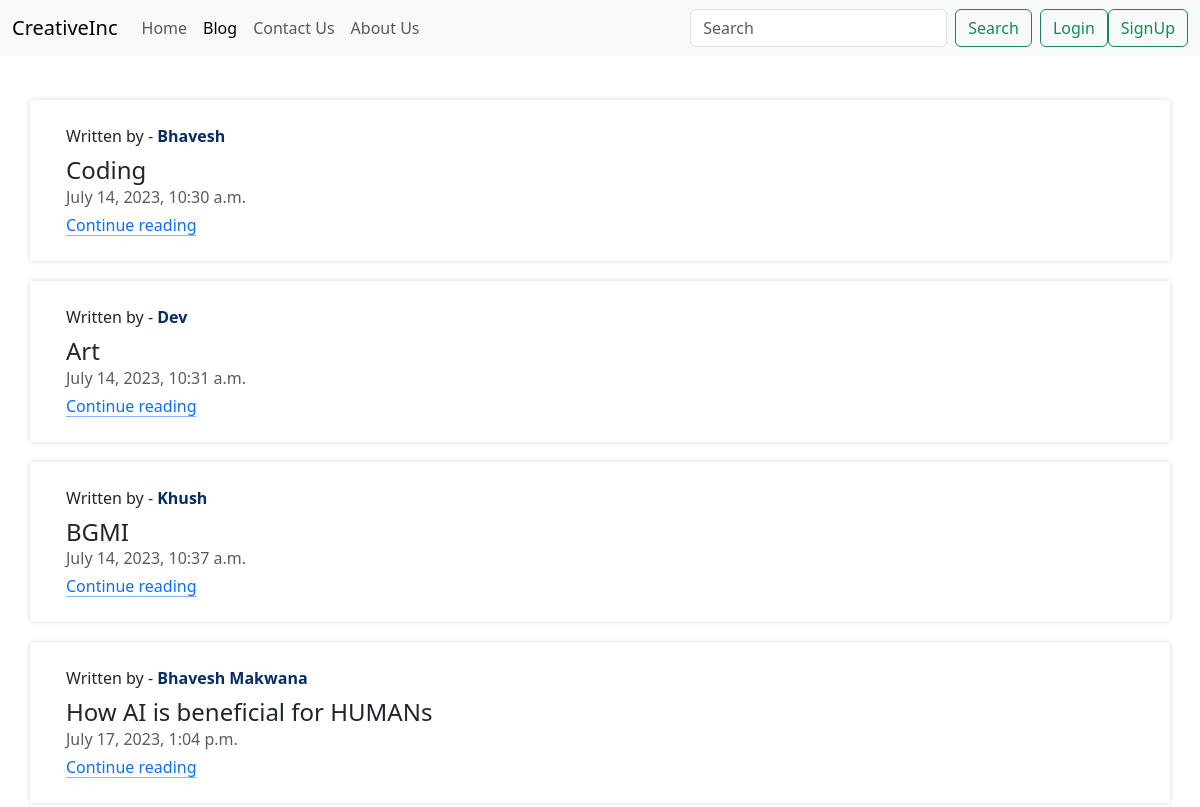
/blog/, run on an earlier commit of the app's database.
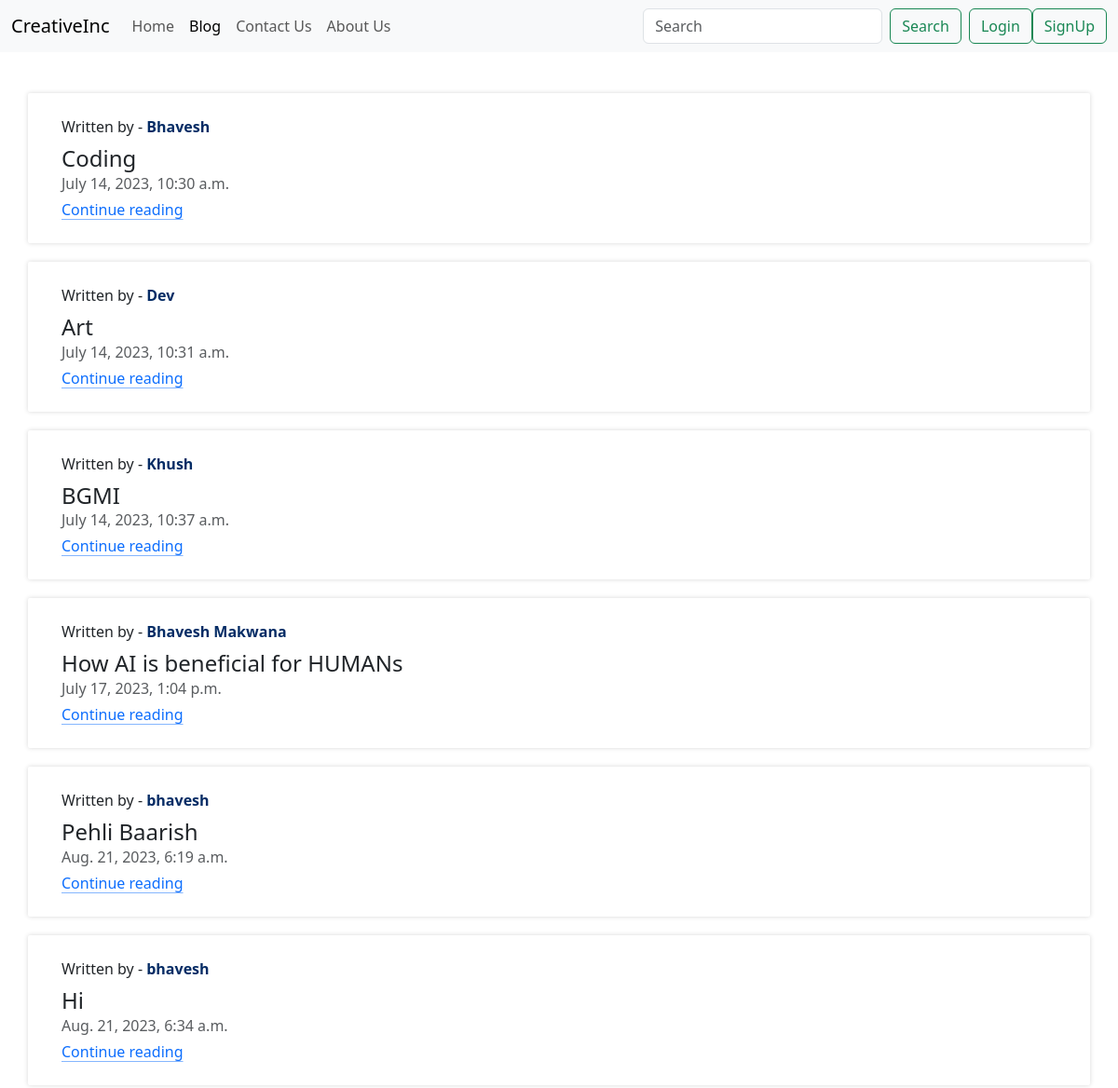
And on a later commit of the database.
### blog/models.py (models this page shows, shortened)
class Post(models.Model):
    sno = models.AutoField(primary_key=True)
    author = models.CharField(max_length=100)
    title = models.CharField(max_length=100)
    content = models.TextField()
    slug = models.CharField(max_length=50)
    timeStamp = models.DateTimeField()
    views = models.IntegerField(default=0)

### blog/views.py (the view)
# urls.py: path('',views.blogHome,name='BlogHome'),
def blogHome(request):
    allPosts = Post.objects.all()
    return render(request,'blog/bloghome.html',{'allPosts':allPosts})

### templates/blog/bloghome.html (shortened to what this page needs)
{% extends 'base.html' %}
{% block blogActive %}active{% endblock blogActive %}
{% block body %}
<div class="container mt-4">
    <div class="row mb-2">
        {% for post in allPosts %}
        <div class="col-md-6 blog-card">
            <div class="g-0 flex-md-row position-relative">
                <div class="col p-4 d-flex flex-column position-static">
                    <span>Written by - <strong class="d-inline-block mb-2 text-primary-emphasis">{{post.author}}</strong></span>
                    <h4 class="mb-0">{{post.title}}</h4>
                    <div class="mb-1 text-body-secondary">{{post.timeStamp}}</div>
                    <div>
                        <a href="/blog/{{post.slug}}" class="icon-link gap-1 icon-link-hover stretched-link">
                            Continue reading
                        </a>
                    </div>
                </div>
            </div>
        </div>
        {% endfor %}
    </div>
</div>
{% endblock body %}

### templates/base.html (shortened to what this page needs)
<!doctype html>
<html lang="en">
  <head>
    <link href="https://cdn.jsdelivr.net/npm/bootstrap@5.3.0/dist/css/bootstrap.min.css" rel="stylesheet">
  </head>
  <body>
    <nav class="navbar navbar-expand-lg bg-body-tertiary fixed-top sticky-top">
        <div class="container-fluid">
          <a class="navbar-brand" href="/">CreativeInc</a>
          <div class="collapse navbar-collapse" id="navbarSupportedContent">
            <ul class="navbar-nav me-auto mb-2 mb-lg-0">
              <li class="nav-item">
                <a class="nav-link {% block homeActive %} {% endblock homeActive %}" aria-current="page" href="/">Home</a>
              </li>
              <li class="nav-item">
                <a class="nav-link {% block blogActive%} {% endblock blogActive %}" href="/blog/">Blog</a>
              </li>
              <li class="nav-item">
                <a class="nav-link {% block contactActive %} {% endblock contactActive %}" href="/contact/">Contact Us</a>
              </li>
              <li class="nav-item">
                <a class="nav-link {% block aboutActive %} {% endblock aboutActive %}" href="/about/">About Us</a>
              </li>
            </ul>
            <form class="d-flex" role="search" method='get' action='/search/'>
              <input id='searchQuery' name='searchQuery' class="form-control me-2" type="search" placeholder="Search" aria-label="Search">
              <button class="btn btn-outline-success me-2" type="submit">Search</button>
              {% if user.is_authenticated %}
                <div class="dropdown">
                  <button class="btn dropdown-toggle" type="button" data-bs-toggle="dropdown" aria-expanded="false">
                    <span>{{request.user}}</span>
                  </button>
                  <ul class="dropdown-menu dropdown-menu-end">
                    <li><a class="dropdown-item" href="/logout/">Logout</a></li>
                  </ul>
                </div>
              {% else %}
                <a href='/login/' class="btn btn-outline-success" type="submit">Login</a>
                <a href='/signup/' class="btn btn-outline-success" type="submit">SignUp</a>
              {% endif %}
            </form>
          </div>
        </div>
      </nav>
      {% block body %}{% endblock body %}
  </body>
</html>

### templates/blog/bloghome.html (style rules this page uses)
.blog-card { position: relative; border-radius: 2px; overflow: hidden; margin-top: 20px; box-shadow: 0px 0px 5px rgb(215, 215, 215); width: 100%; }

What changed in the data, as far as the page shows it:
added Post: author "bhavesh", title "Pehli Baarish", timeStamp "Aug. 21, 2023, 6:19 a.m."
added Post: author "bhavesh", title "Hi", timeStamp "Aug. 21, 2023, 6:34 a.m."
